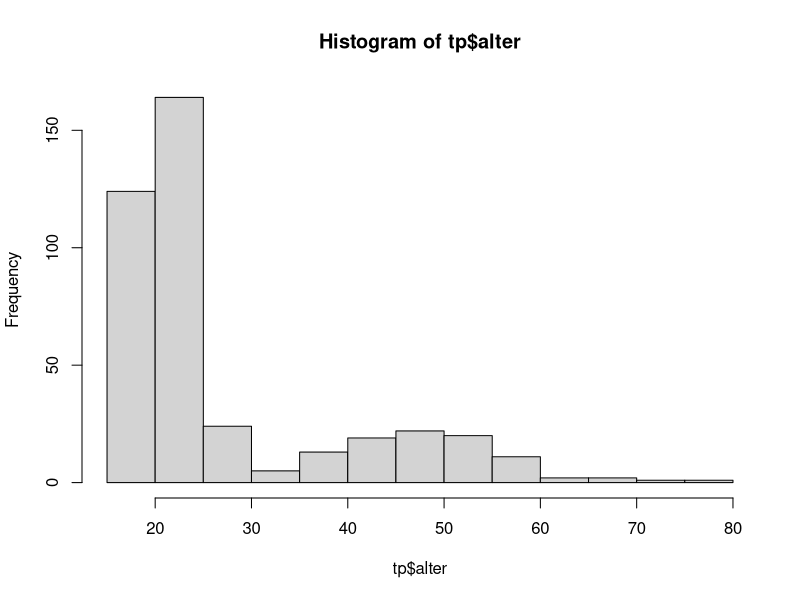
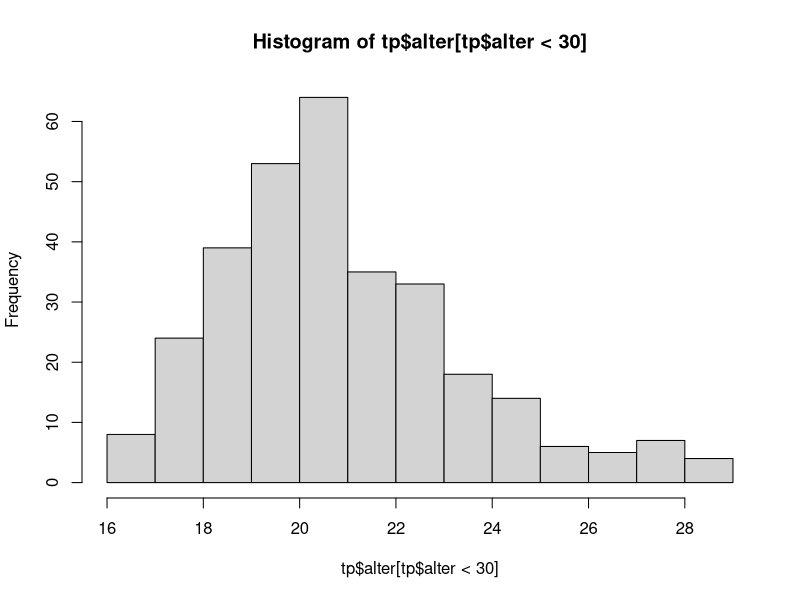
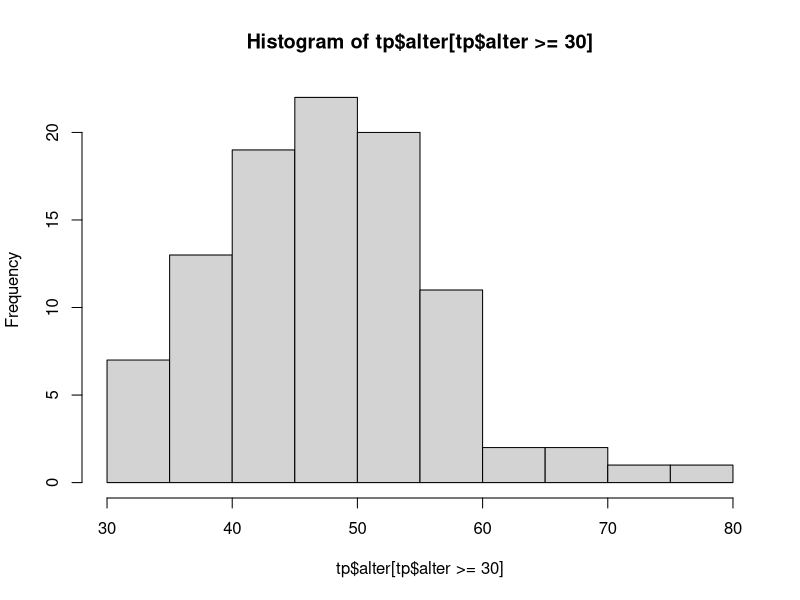
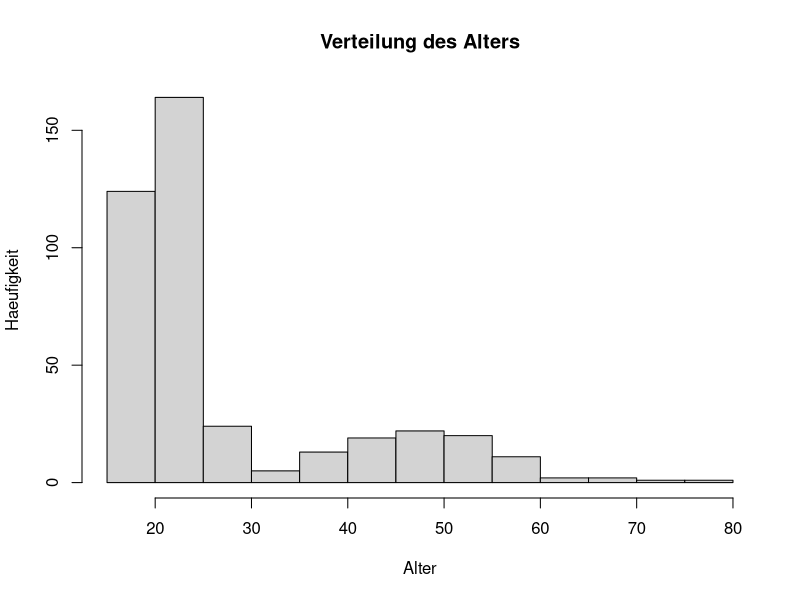
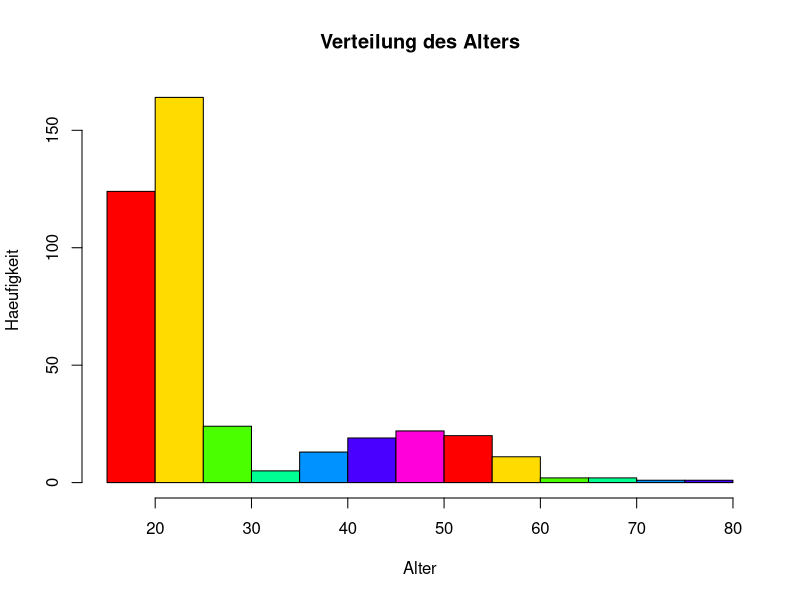
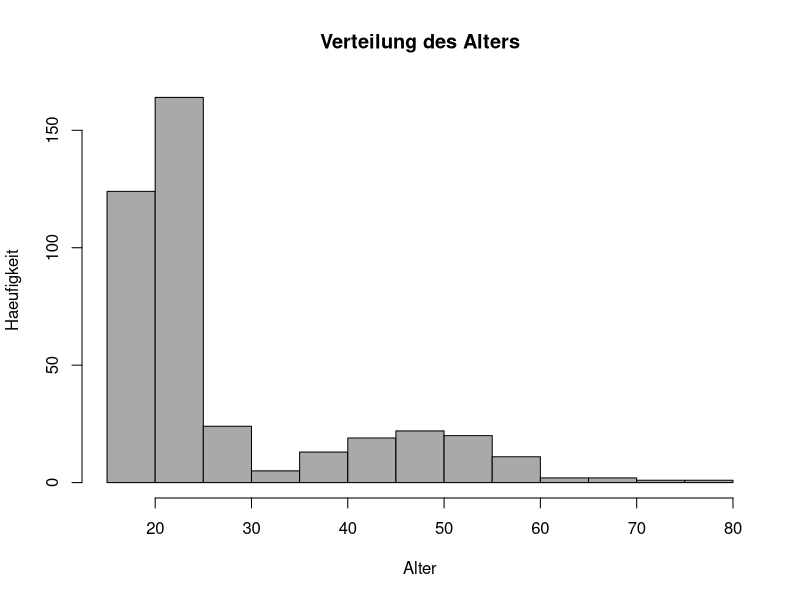

Source code (R) for these figures, in order:

## Praktischer Teil -- Termin 3

## Wir fangen an mit `data.frames` zu arbeiten!  (aber:
## die Uebungen werden zunaechst noch Grundlagen der
## letzten Wochen aufarbeiten, d.h. wir arbeiten
## *eigentlich* erst mal noch mit Vektoren)

## Zunaechst laden wir eine Datentabelle ein. Sie
## enthaelt Antworten von 409 Teilnehmenden einer
## Online-Untersuchung.  (Dafuer muessen wir alle ein
## R-Studio Projekt anlegen, damit R-Studio weiss, wo
## es nach der Datei, die die Daten enthaelt, suchen
## muss.)

tp <- read.csv("technophobie.csv")

## Unter anderem wurden in der Studie Antworten auf
## eine Technophobieskala erfragt. Diese enthielt
## (u.a.) die folgenden Items:

## TP1 Irgendwie fuehle ich mich einfach aengstlich,
##     wenn ich auf einen Computer zugehe.

## TP2 Computer regen mich auf.

## TP3 Ich denke, die meisten Leute koennen einen
##     Computer besser bedienen als ich.

## TP4 Ich fuehle mich frustriert, wenn ich einen
##     Computer benutze.

## TP5 Wenn ich an Computer denke, werde ich nervoes.

## TP6 Computer schuechtern mich ein.

## TP7 Ich bin dagegen, dass Computer unser
##     alltaegliches Leben so bestimmen.

## TP8 Die Geldangelegenheiten von Menschen sollten
##     nicht von Computern erledigt werden.

## Antworten wurden auf einer Likert-Skala mit 5
## Abstufungen gegeben; diese hatte an den Extremwerten
## die Beschriftungen "Trifft keinesfalls zu" (= 1) und
## "Trifft stark zu" (= 5).

## Wir verschaffen uns zunaechst einen Ueberblick ueber
## die Daten.

## Wie viele Faelle
nrow(tp) # "Number of rows"

## Wie viele Variablen enthaelt die Tabelle
ncol(tp) # "Number of columns"

## Wie sehen die Daten aus
head(tp) # der "Kopf" der Daten; es gibt auch `tail()`

## Ausgabe der Variablennamen / Spalten
names(tp) # ein character Vektor!

## Mit der $-Notation koennen wir Daten auslesen
tp$alter # tp$alter ist ein Vektor! (enthaelt 1x NA)

## FYI: ich kann mit der Funktion `is.na()` pruefen, ob
## ein Objekt NA Werte enthaelt:

is.na(tp$alter) # unuebersichtlich

sum(is.na(tp$alter)) # wie oft NA?

## Das geht nicht:
tp$alter == NA ## ups

## Mit der $-Notation koennen wir auch Spalten aendern
## bzw. hinzufuegen. Dafuer wird der Zugriff mit der
## "<-" Zuweisung kombiniert. Beispiel:

median_alter <- median(tp$alter, na.rm = TRUE)

tp$aelter_als_median <- tp$alter >= median_alter
## Schlechter Variablenname! -> nicht "aelter als Median"!

## So kann man einen "Median-Split" machen; statistisch
## gesehen eher immer schlecht.

## Betrachte Resultat:
head(tp, n = 12)

## Die Funktion `hist()` malt ein Histogramm der Werte eines
## Vektors. Beispiel:
hist(tp$alter) # wohl keine Normalverteilung - bimodal?


#######################
## Aufgaben - Teil 1 ##
#######################

## Aufgabe 0

## Was sollte die Ausgabe des folgenden Befehls
## ungefaehr sein - erst nachdenken, dann ausfuehren!

mean(tp$aelter_als_median, na.rm = TRUE)


## Aufgabe 1

## (a) Was war das mittlere Alter der Stichprobe?
mean(tp$alter, na.rm = TRUE)

## (b) Gebt Ausserdem aus: Mininum, Maximum und
## Standardabweichung des Alters

sd(tp$alter, na.rm = TRUE)
min(tp$alter, na.rm = TRUE)
max(tp$alter, na.rm = TRUE)

## (c) Wie hoch war der Anteil der Teilnehmenden, die
## aelter als 50 waren?
mean(tp$alter > 50, na.rm = TRUE)

## (d) War die Verteilung des Alters bimodal? Gebt ein
## Histogramm des Alters aller Teilnehmenden unter 30
## Jahren aus, sowie ein Histogramm des Alters aller
## Teilnehmenden, die mindestens 30 Jahre alt waren.

hist(tp$alter[tp$alter < 30])
hist(tp$alter[tp$alter >= 30]) ## beachtet y-Achse!

## Zusatzinfo: So koennen wir Histogramme beschriften:
hist(tp$alter, ylab = "Haeufigkeit",
     main = "Verteilung des Alters",
     xlab = "Alter")

## Und farbig machen:
hist(tp$alter, ylab = "Haeufigkeit",
     main = "Verteilung des Alters",
     xlab = "Alter", col = rainbow(7))

## Ernste Farben:
hist(tp$alter, ylab = "Haeufigkeit",
     main = "Verteilung des Alters",
     xlab = "Alter", col = "darkgrey")



## Aufgabe 2

## (a) Welche Werte nahm die Variable tp$geschlecht an?
## Info: tp$geschlecht hat den Datentyp `factor`, was
## kategorielle Daten anzeigt. (Nominalskala)

tp$geschlecht # Betrachte: levels

## Nuetzliche Alternativen:
unique(tp$geschlecht)
table(tp$geschlecht)

## (b) Wie war die prozentuale Verteilung des Geschlechts?

## Hinweis: Man kann Vektoren vom Typ `factor` (also
## etwa den Vektor `tp$geschlecht`) auf Gleichheit
## ueberpruefen, indem man die Faktorlabels in
## Anfuerungszeichen angibt, also etwa `meinVektor ==
## "weiblich"`.

mean(tp$geschlecht == "weiblich") * 100
mean(tp$geschlecht == "maennlich") * 100



## Aufgabe 3

## (a) Wie viele Personen haben beim Item "Computer
## schuechtern mich ein." eher ihre Zustimmung
## signalisiert, also eine 4 oder 5 angegeben. Welchem
## relativen Anteil entspricht das?
sum(tp$TP6 >= 4)
mean(tp$TP6 >= 4) ## es war eine Online-Studie ;-)

## (b) Gebt die Alterswerte der Personen aus, die beim
## Item "Computer schuechtern mich ein." eher ihre
## Zustimmung signalisiert haben. Berechnet den
## mittleren Wert des Alters dieser Personen und
## vergleicht ihn mit dem Gesamtmittelwert des Alters.

tp$alter[tp$TP6 >= 4]
## uebersichtlicher:
sort(tp$alter[tp$TP6 >= 4])

mean(tp$alter[tp$TP6 >= 4])
mean(tp$alter, na.rm = TRUE)

## (c) Wie viele Personen stimmten eher zu, dass andere
## Personen Computer besser bedienen koennen als sie
## selbst (Item TP3), UND sie sich frustriert fuehlen,
## wenn sie einen Computer benutzen (Item TP4) - Wert
## von mindestens 4 signalisiert jeweils Zustimmung.

sum(tp$TP3 >= 4 & tp$TP4 >= 4)

## (c) Welches Item erhielt die hoechste mittlere
## Zustimmung?

mean(tp$TP1)
mean(tp$TP2)
mean(tp$TP3)
mean(tp$TP4)
mean(tp$TP5)
mean(tp$TP6)
mean(tp$TP7)
mean(tp$TP8)

## Oder:
summary(tp)

